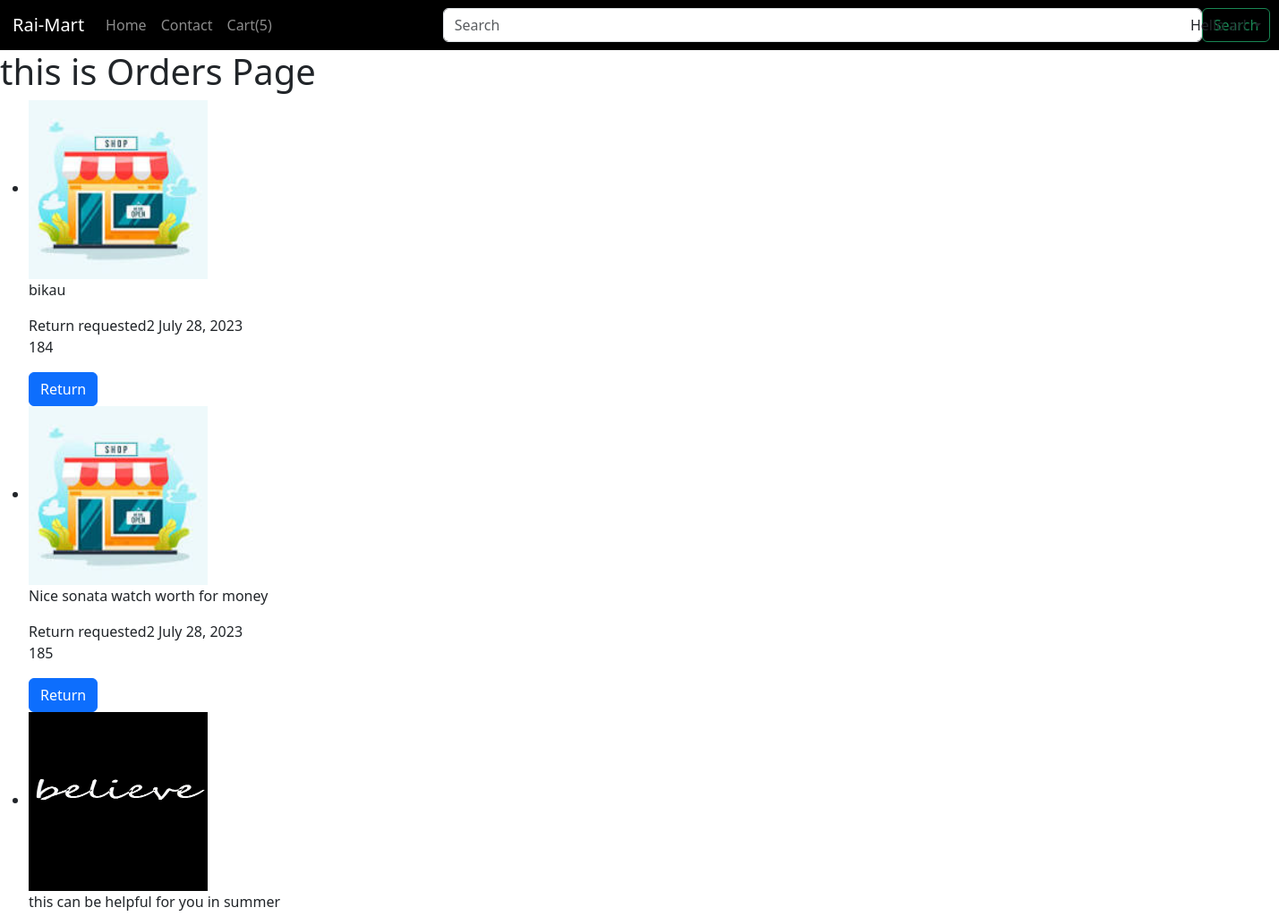
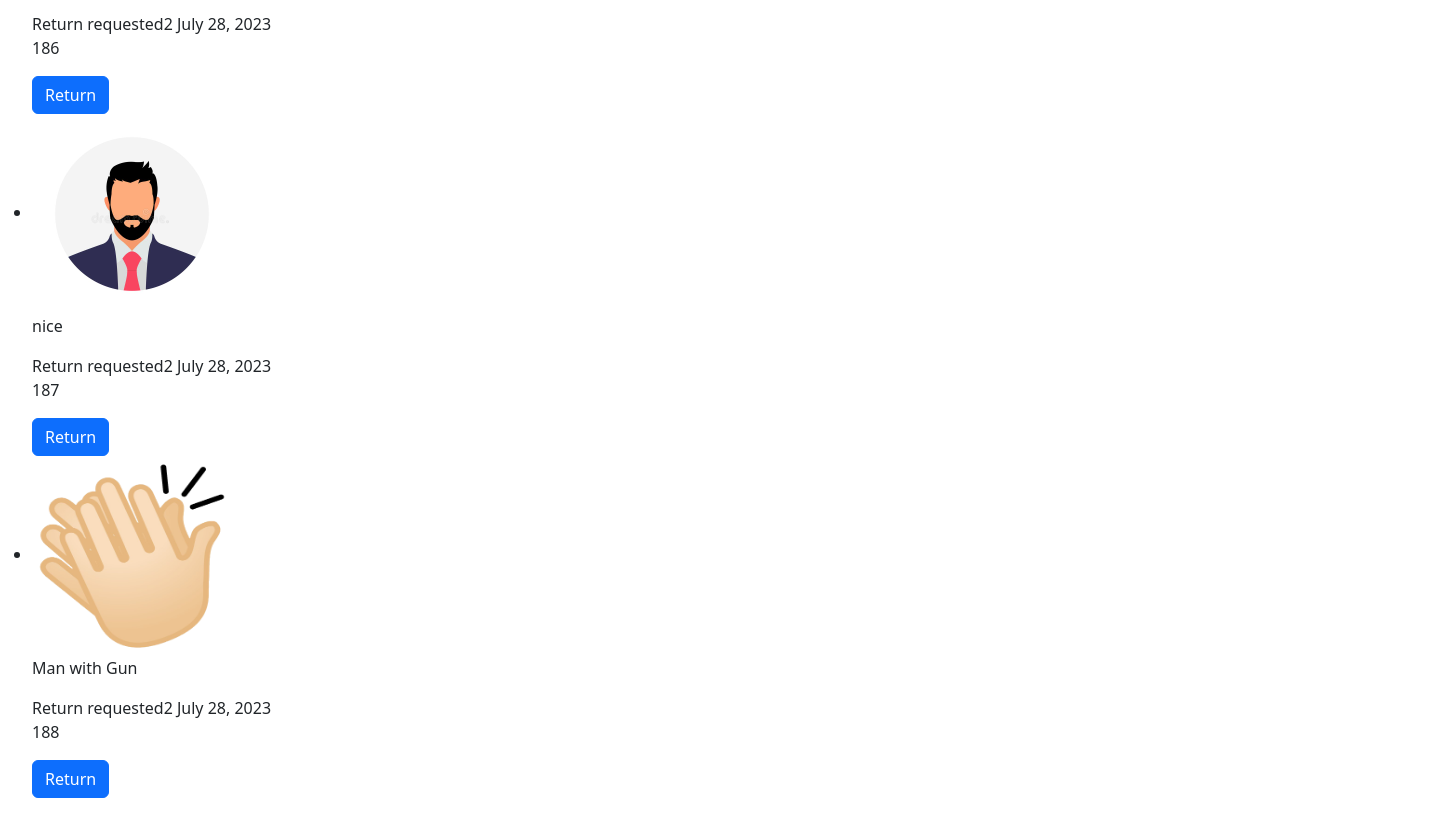
The page /home/orders (signed in) on the database its author committed (2 pictures, top to bottom).
### home/models.py (models this page shows, shortened)
class Order(models.Model):
    user = models.ForeignKey(User, on_delete=models.CASCADE, null=True, blank=True)
    itemJson= models.CharField(max_length=5000,default="")
    order_id = models.AutoField(primary_key=True)
    name = models.CharField(max_length=30)
    email = models.CharField(max_length=50)
    address = models.CharField(max_length=100)
    city = models.CharField(max_length=30)
    state = models.CharField(max_length=30)
    phone_number = models.IntegerField(default=0)
    zip_code = models.IntegerField(default=0)
    order_Update = models.CharField(max_length=200, default="")
    Time = models.DateField(auto_now_add=True, null=True, blank=True)

### home/views.py (the view)
# urls.py: path('home/orders',views.orders,name="orders"),
@login_required(login_url="/signin")
def orders(request):
    user = request.user
    orders = Order.objects.filter(user=user)
    prodReturn = Return.objects.filter(user=user)
    prodReturnList = []
    for prods in prodReturn:
        returnId = prods.returnId
        prodReturnList.append(returnId)
    prodList = []
    items_In_cartProd = CartProd.objects.filter(user=user)
    for item in items_In_cartProd:
        itemJson = item.itemJson.strip()
        if itemJson:
            data = json.loads(itemJson)
        else:
            data = {}
        for key in data:
            prodId = key
            prodList.append({"prodId":prodId})
    product_list = []
    for order in orders:
        item_json = order.itemJson.strip()
        order_id = order.order_id
        prodDesc = order.order_Update.strip()
        Date = order.Time
        if item_json:
            try:
                data = json.loads(item_json)
            except json.JSONDecodeError as e:
                data = {}
        else:
            data = {}
        for key in data:
            product_key = tuple(data[key])
            imageSrc = product_key[2]
            description = product_key[3]
            price = product_key[4]
            name = product_key[1]
            quantity = product_key[0]
            product_list.append({'image_src': imageSrc, 'desc': description, 'price': price, 'name': name, 'qty': quantity,'prodDesc':prodDesc, 'Date':Date,'Id':order_id})
    fname = request.session.get('fname')
    return render(request, 'Orders.html', {'product_list': product_list,'prodList':json.dumps(prodList),'fname':fname,'prodReturnList':prodReturnList})

### templates/Orders.html (shortened to what this page needs)
{% extends 'basic.html' %}
{% block body %}
<h1>this is Orders Page</h1>
<ul>
  {% for product in product_list %}
  <li>
    <img height="200px" width="200px" src="{{ product.image_src }}" alt="Product Image">
    <p>{{ product.desc }}</p>
    <p>{{ product.prodDesc }} {{ product.Date }} <br> {{product.Id}}</p>
    <button class="btn btn-primary Btn" id="{{product.Id}}">Return</button>
  </li>
  {% endfor %}
</ul>
{% endblock %}

### templates/basic.html (shortened to what this page needs)
<!doctype html>
<html lang="en">
<head>
    <link href="https://cdn.jsdelivr.net/npm/bootstrap@5.3.0/dist/css/bootstrap.min.css" rel="stylesheet">
  </head>
  <body>
    {% if user.is_authenticated %}
    <nav class="navbar navbar-expand-lg navbar-dark bg-black">
      <a class="navbar-brand" style="margin-left: 14px;" href="/">Rai-Mart</a>
      <div class="collapse navbar-collapse" id="navbarSupportedContent">
        <ul class="navbar-nav mr-auto">
          <li class="nav-item active">
            <a class="nav-link" href="/">Home </a>
          </li>
          <li class="nav-item">
            <a class="nav-link" href="/home/contact">Contact</a>
          </li>
          <li class="nav-item">
            <a class="nav-link" href="/home/cart">Cart(<span id="cart">0</span>)</a>
          </li>
        </ul>
        <form method="get" action="/home/search" class="form-inline my-2 my-lg-0" style="display: flex;">
          <input class="form-control mr-sm-2" style="width: 848px; margin-left: 183px;" id="search" name="search" type="search" placeholder="Search" aria-label="Search">
          <button class="btn btn-outline-success my-2 my-sm-0" type="submit">Search</button>
        </form>
        <li class="signinli">
          <a class="nav-link dropdown-toggle" href="#" id="navbarDropdown" role="button" data-toggle="dropdown"
            aria-haspopup="true" aria-expanded="false">
            Hello {{fname}}!
          </a>
        </li>
        {% endif %}
      </div>
    </nav>
  {% block body %} {% endblock %}
  </body>
</html>

### templates/basic.html (style rules this page uses)
.signinli { list-style-type: none; position: absolute; margin-right: 20px; right: 0; }

### rows shown on the page
Order: prodDesc "Return requested2", Date "July 28, 2023"
Order: prodDesc "Return requested2", Date "July 28, 2023"
Order: prodDesc "Return requested2", Date "July 28, 2023"
Order: prodDesc "Return requested2", Date "July 28, 2023"
Order: prodDesc "Return requested2", Date "July 28, 2023"

### other values the page prints
{{ fname }} "ar"
{{ product.desc }} "bikau" "Nice sonata watch worth for money" "this can be helpful for you in summer" "nice" "Man with Gun"
{{ product.Id }} "184" "185" "186" "187" "188"
